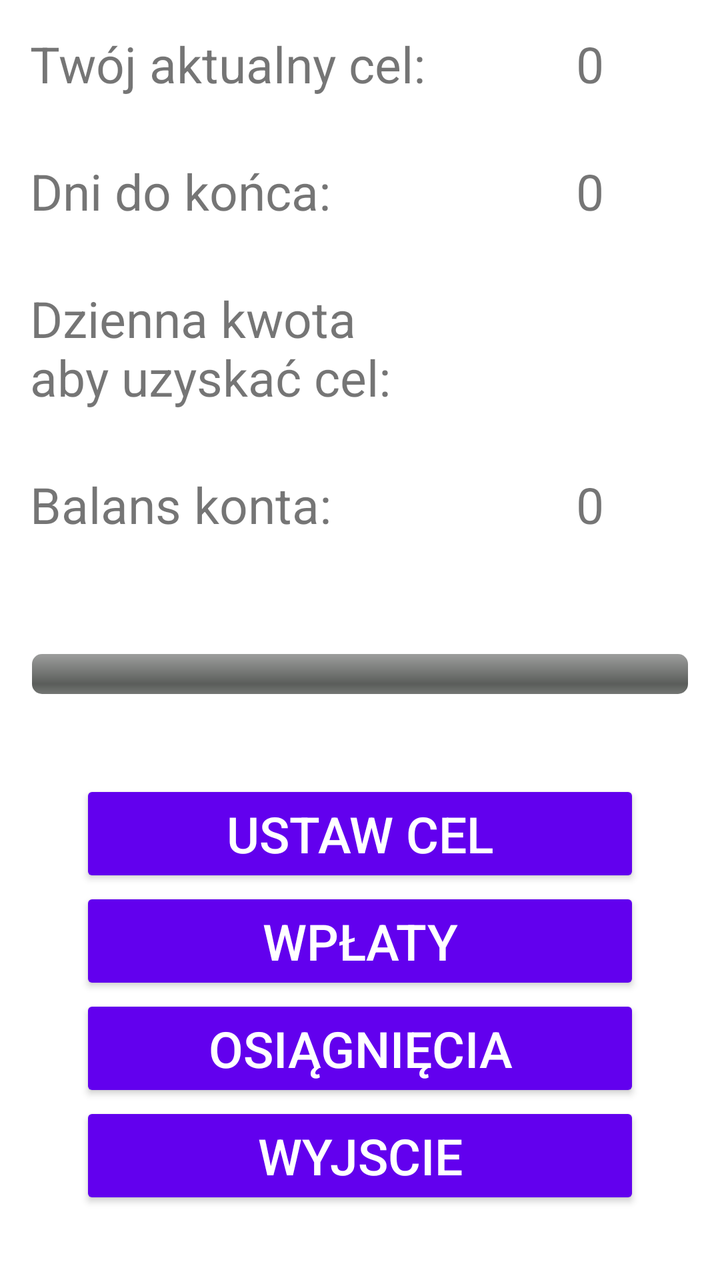
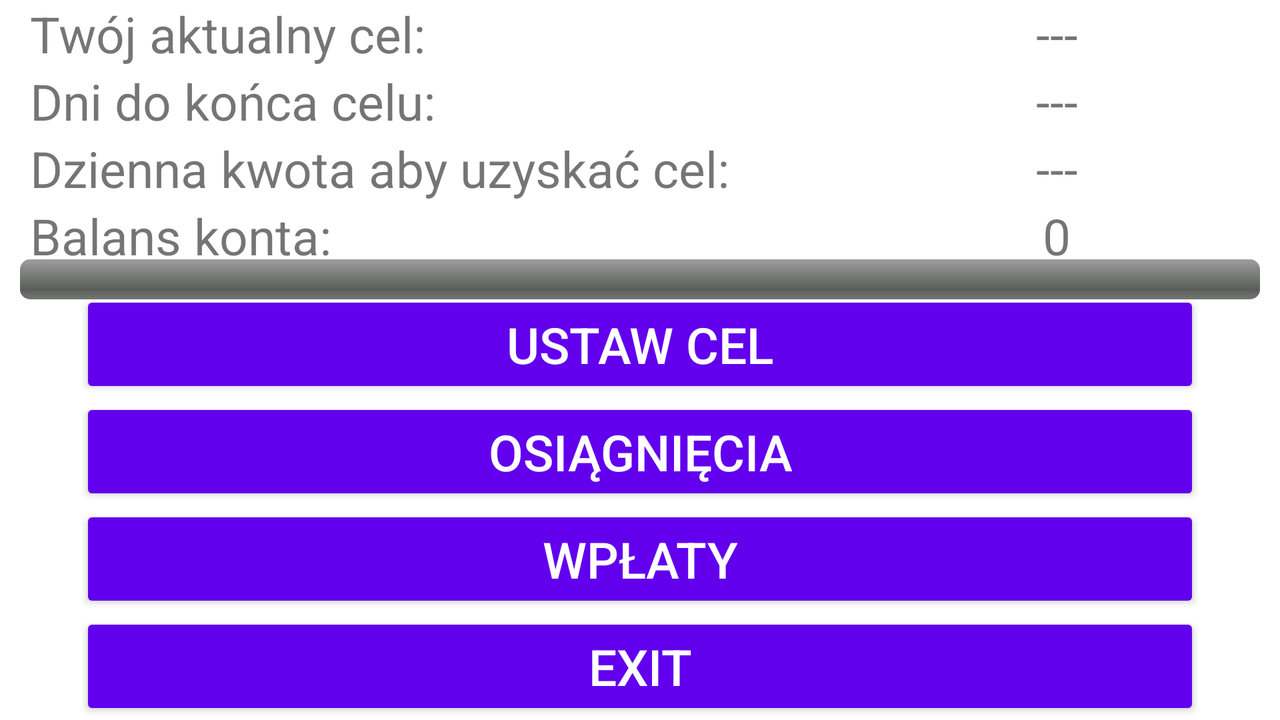

An Android layout and its configuration variant, each rendered on a device that would load it. The default file and the variant file are quoted in full after the pictures.
<!-- AndroidManifest.xml: application theme Theme.MoneySavingApp -->
<!-- res/layout/activity_main.xml -->
<?xml version="1.0" encoding="utf-8"?>
<androidx.constraintlayout.widget.ConstraintLayout xmlns:android="http://schemas.android.com/apk/res/android"
    xmlns:app="http://schemas.android.com/apk/res-auto"
    xmlns:tools="http://schemas.android.com/tools"
    android:layout_width="match_parent"
    android:layout_height="match_parent"
    tools:context=".MainActivity"
    tools:ignore="HardcodedText">

    <LinearLayout
        android:id="@+id/linearLayout1"
        android:layout_width="match_parent"
        android:layout_height="wrap_content"
        android:orientation="horizontal"
        app:layout_constraintTop_toTopOf="parent">

        <TextView
            android:layout_width="0dp"
            android:layout_height="wrap_content"
            android:layout_margin="15dp"
            android:layout_weight="2"
            android:text="Twój aktualny cel:"
            android:textSize="25sp" />

        <TextView
            android:id="@+id/goalTextView"
            android:layout_width="0dp"
            android:layout_height="wrap_content"
            android:layout_margin="15dp"
            android:layout_weight="1"
            android:text="0"
            android:textAlignment="center"
            android:textSize="25sp" />
    </LinearLayout>

    <LinearLayout
        android:id="@+id/linearLayout2"
        android:layout_width="match_parent"
        android:layout_height="wrap_content"
        android:orientation="horizontal"
        app:layout_constraintTop_toBottomOf="@+id/linearLayout1">

        <TextView
            android:layout_width="0dp"
            android:layout_height="wrap_content"
            android:layout_margin="15dp"
            android:layout_weight="2"
            android:text="Dni do końca:"
            android:textSize="25sp" />

        <TextView
            android:id="@+id/daysToTextView"
            android:layout_width="0dp"
            android:layout_height="wrap_content"
            android:layout_margin="15dp"
            android:layout_weight="1"
            android:text="0"
            android:textAlignment="center"
            android:textSize="25sp" />
    </LinearLayout>


    <LinearLayout
        android:id="@+id/linearLayout3"
        android:layout_width="match_parent"
        android:layout_height="wrap_content"
        android:orientation="horizontal"
        app:layout_constraintTop_toBottomOf="@+id/linearLayout2">

        <TextView
            android:layout_width="0dp"
            android:layout_height="wrap_content"
            android:layout_margin="15dp"
            android:layout_weight="2"
            android:text="Dzienna kwota aby uzyskać cel:"
            android:textSize="25sp" />

        <TextView
            android:id="@+id/moneyPerDayTextView"
            android:layout_width="0dp"
            android:layout_height="wrap_content"
            android:layout_margin="15dp"
            android:layout_weight="1"
            android:text=""
            android:textAlignment="center"
            android:textSize="25sp" />
    </LinearLayout>

    <LinearLayout
        android:id="@+id/linearLayout5"
        android:layout_width="match_parent"
        android:layout_height="wrap_content"
        android:orientation="horizontal"
        app:layout_constraintTop_toBottomOf="@+id/linearLayout3">

        <TextView
            android:layout_width="0dp"
            android:layout_height="wrap_content"
            android:layout_margin="15dp"
            android:layout_weight="2"
            android:text="Balans konta:"
            android:textSize="25sp" />

        <TextView
            android:id="@+id/moneyValTextView1"
            android:layout_width="0dp"
            android:layout_height="wrap_content"
            android:layout_margin="15dp"
            android:layout_weight="1"
            android:text="0"
            android:textAlignment="center"
            android:textSize="25sp" />
    </LinearLayout>

    <ProgressBar
        android:id="@+id/progress_bar"
        style="@android:style/Widget.ProgressBar.Horizontal"
        android:layout_width="match_parent"
        android:layout_height="wrap_content"
        android:layout_margin="16dp"
        android:indeterminate="false"
        android:max="100"
        android:progress="0"
        app:layout_constraintBottom_toTopOf="@+id/linearLayout4"
        app:layout_constraintTop_toBottomOf="@+id/linearLayout5" />


    <LinearLayout
        android:id="@+id/linearLayout4"
        android:layout_width="match_parent"
        android:layout_height="wrap_content"
        android:minHeight="250sp"
        android:orientation="vertical"
        app:layout_constraintBottom_toBottomOf="parent">

        <Button
            android:id="@+id/setGoalBtn"
            style="@style/MyButtonStyle"
            android:layout_width="match_parent"
            android:layout_height="wrap_content"
            android:layout_marginHorizontal="40dp"
            android:text="Ustaw cel"/>

        <Button
            android:id="@+id/depositBtn"
            style="@style/MyButtonStyle"
            android:layout_width="match_parent"
            android:layout_height="wrap_content"
            android:layout_marginHorizontal="40dp"
            android:text="Wpłaty" />

        <Button
            android:id="@+id/achievements"
            style="@style/MyButtonStyle"
            android:layout_width="match_parent"
            android:layout_height="wrap_content"
            android:layout_marginHorizontal="40dp"
            android:text="Osiągnięcia" />

        <Button
            android:id="@+id/button_exit"
            style="@style/MyButtonStyle"
            android:layout_width="match_parent"
            android:layout_height="wrap_content"
            android:layout_marginHorizontal="40dp"
            android:text="Wyjscie" />

    </LinearLayout>

</androidx.constraintlayout.widget.ConstraintLayout>
<!-- resources referenced by this layout -->
<resources>
  <style name="MyButtonStyle" parent="Widget.AppCompat.Button">
          <item name="android:textColor">@color/white</item>
          <item name="android:textSize">25sp</item>
      </style>
  <style name="Theme.MoneySavingApp" parent="Theme.MaterialComponents.DayNight.DarkActionBar">
          
          <item name="colorPrimary">@color/purple_500</item>
          <item name="colorPrimaryVariant">@color/purple_700</item>
          <item name="colorOnPrimary">@color/white</item>
          
          <item name="colorSecondary">@color/teal_200</item>
          <item name="colorSecondaryVariant">@color/teal_700</item>
          <item name="colorOnSecondary">@color/black</item>
          
          <item name="android:statusBarColor">?attr/colorPrimaryVariant</item>
          
      </style>
</resources>
<!-- res/layout-land/activity_main.xml (the repository's variant of the layout above) -->
<!-- drawn on the phone turned sideways -->
<?xml version="1.0" encoding="utf-8"?>
<androidx.constraintlayout.widget.ConstraintLayout xmlns:android="http://schemas.android.com/apk/res/android"
    xmlns:app="http://schemas.android.com/apk/res-auto"
    xmlns:tools="http://schemas.android.com/tools"
    android:layout_width="match_parent"
    android:layout_height="match_parent"
    tools:context=".MainActivity"
    tools:ignore="HardcodedText">

    <LinearLayout
        android:id="@+id/linearLayout1"
        android:layout_width="match_parent"
        android:layout_height="wrap_content"
        android:orientation="horizontal"
        app:layout_constraintTop_toTopOf="parent">

        <TextView
            android:layout_width="0dp"
            android:layout_height="wrap_content"
            android:layout_marginHorizontal="15dp"
            android:layout_weight="2"
            android:text="Twój aktualny cel:"
            android:textSize="25sp" />

        <TextView
            android:id="@+id/goalTextView"
            android:layout_width="0dp"
            android:layout_height="wrap_content"
            android:layout_marginHorizontal="15dp"
            android:layout_weight="1"
            android:text="---"
            android:textAlignment="center"
            android:textSize="25sp" />
    </LinearLayout>

    <LinearLayout
        android:id="@+id/linearLayout2"
        android:layout_width="match_parent"
        android:layout_height="wrap_content"
        android:orientation="horizontal"
        app:layout_constraintTop_toBottomOf="@+id/linearLayout1">

        <TextView
            android:layout_width="0dp"
            android:layout_height="wrap_content"
            android:layout_marginHorizontal="15dp"
            android:layout_weight="2"
            android:text="Dni do końca celu:"
            android:textSize="25sp" />

        <TextView
            android:id="@+id/daysToTextView"
            android:layout_width="0dp"
            android:layout_height="wrap_content"
            android:layout_marginHorizontal="15dp"
            android:layout_weight="1"
            android:text="---"
            android:textAlignment="center"
            android:textSize="25sp" />
    </LinearLayout>


    <LinearLayout
        android:id="@+id/linearLayout3"
        android:layout_width="match_parent"
        android:layout_height="wrap_content"
        android:orientation="horizontal"
        app:layout_constraintTop_toBottomOf="@+id/linearLayout2">

        <TextView
            android:layout_width="0dp"
            android:layout_height="wrap_content"
            android:layout_marginHorizontal="15dp"
            android:layout_weight="2"
            android:text="Dzienna kwota aby uzyskać cel:"
            android:textSize="25sp" />

        <TextView
            android:id="@+id/moneyPerDayTextView"
            android:layout_width="0dp"
            android:layout_height="wrap_content"
            android:layout_marginHorizontal="15dp"
            android:layout_weight="1"
            android:text="---"
            android:textAlignment="center"
            android:textSize="25sp" />
    </LinearLayout>

    <LinearLayout
        android:id="@+id/linearLayout5"
        android:layout_width="match_parent"
        android:layout_height="wrap_content"
        android:orientation="horizontal"
        app:layout_constraintTop_toBottomOf="@+id/linearLayout3">

        <TextView
            android:layout_width="0dp"
            android:layout_height="wrap_content"
            android:layout_marginHorizontal="15dp"
            android:layout_weight="2"
            android:text="Balans konta:"
            android:textSize="25sp" />

        <TextView
            android:id="@+id/moneyValTextView1"
            android:layout_width="0dp"
            android:layout_height="wrap_content"
            android:layout_marginHorizontal="15dp"
            android:layout_weight="1"
            android:text="0"
            android:textAlignment="center"
            android:textSize="25sp" />
    </LinearLayout>

    <ProgressBar
        android:id="@+id/progress_bar"
        style="@android:style/Widget.ProgressBar.Horizontal"
        android:layout_width="match_parent"
        android:layout_height="wrap_content"
        android:layout_margin="10dp"
        android:indeterminate="false"
        android:max="100"
        android:progress="0"
        app:layout_constraintBottom_toTopOf="@+id/title"
        app:layout_constraintTop_toBottomOf="@+id/linearLayout5" />

    <TextView
        android:id="@+id/title"
        android:layout_width="match_parent"
        android:layout_height="wrap_content"
        android:text="Aplikacja Oszczędnościowa"
        android:textAlignment="center"
        android:textColor="@color/black"
        android:textSize="0sp"
        app:layout_constraintBottom_toTopOf="@+id/linearLayout4"
        app:layout_constraintTop_toBottomOf="@+id/progress_bar" />

    <LinearLayout
        android:id="@+id/linearLayout4"
        android:layout_width="match_parent"
        android:layout_height="wrap_content"
        android:orientation="vertical"
        app:layout_constraintBottom_toBottomOf="parent">

        <Button
            android:id="@+id/setGoalBtn"
            style="@style/MyButtonStyle"
            android:layout_width="match_parent"
            android:layout_height="wrap_content"
            android:layout_marginHorizontal="40dp"
            android:text="Ustaw cel" />

        <Button
            android:id="@+id/achievements"
            style="@style/MyButtonStyle"
            android:layout_width="match_parent"
            android:layout_height="wrap_content"
            android:layout_marginHorizontal="40dp"
            android:text="Osiągnięcia" />

        <Button
            android:id="@+id/depositBtn"
            style="@style/MyButtonStyle"
            android:layout_width="match_parent"
            android:layout_height="wrap_content"
            android:layout_marginHorizontal="40dp"
            android:text="Wpłaty" />

        <Button
            android:id="@+id/button_exit"
            style="@style/MyButtonStyle"
            android:layout_width="match_parent"
            android:layout_height="wrap_content"
            android:layout_marginHorizontal="40dp"
            android:text="Exit" />

    </LinearLayout>

</androidx.constraintlayout.widget.ConstraintLayout>
